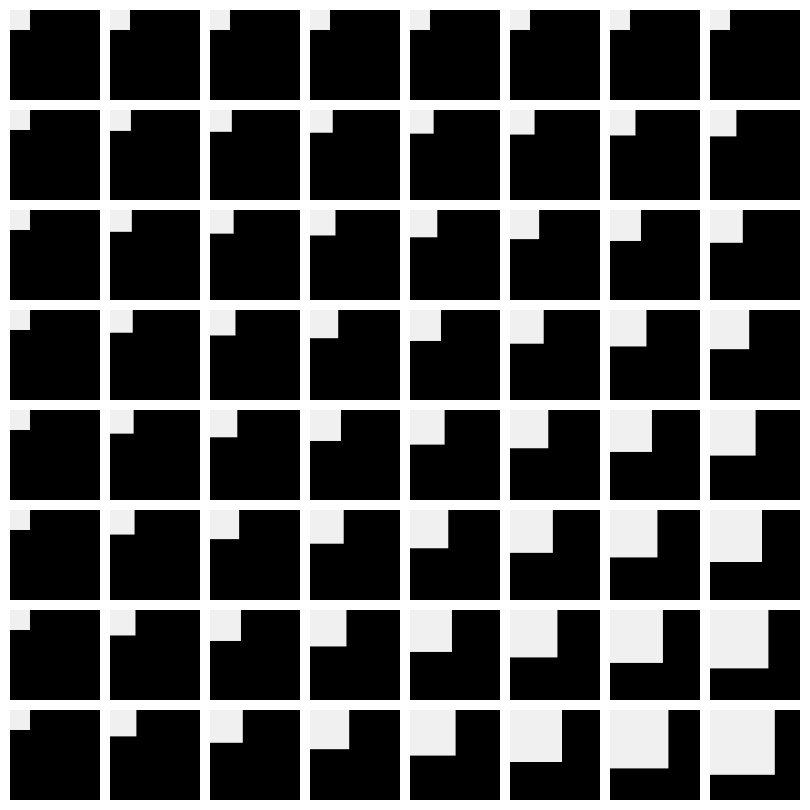
Frame 1 (no input)
Frame 60 (the mouse pressed at the canvas centre just before this capture): identical to frame 1, image omitted
Frame 120 (the mouse held since frame 60 and released just before this capture): identical to frame 1, image omitted

The Processing sketch that drew this single still picture (run headless with seeded random() and noise(); from frame 60 on, the mouse is pressed at the canvas centre):

// Processing sketch: W5HW_GridBlogArt
// ── W5HW_GridBlogArt.pde
//Image inspiration
//https://66.media.tumblr.com/1fe21ff78c038b802a9708f2708d8652/tumblr_pkk8s9kTpt1sizr65o1_1280.jpg
void setup () {
  size (810, 810);
  noStroke ();
}


void draw () {
  background (255);
  translate (10, 10);
  //float k;
  for (int i=0; i<=width; i+=100) {

    for (int j=0; j <=height; j+=100) {

      float s=map (j*i, 150, height*width, 20, 80);
      fill (0);
      rect(i, j, 90, 90);

      fill (240);
      rect (i, j, s, s);
    }
  }
}
